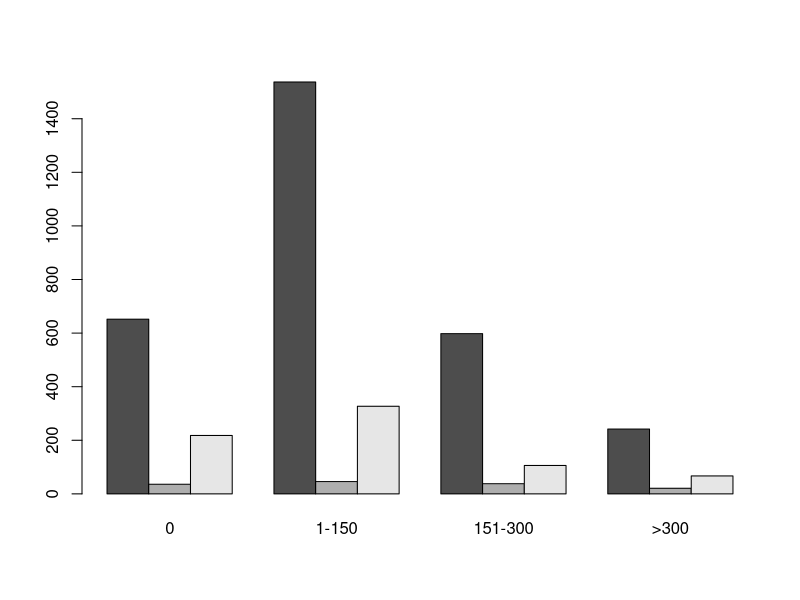
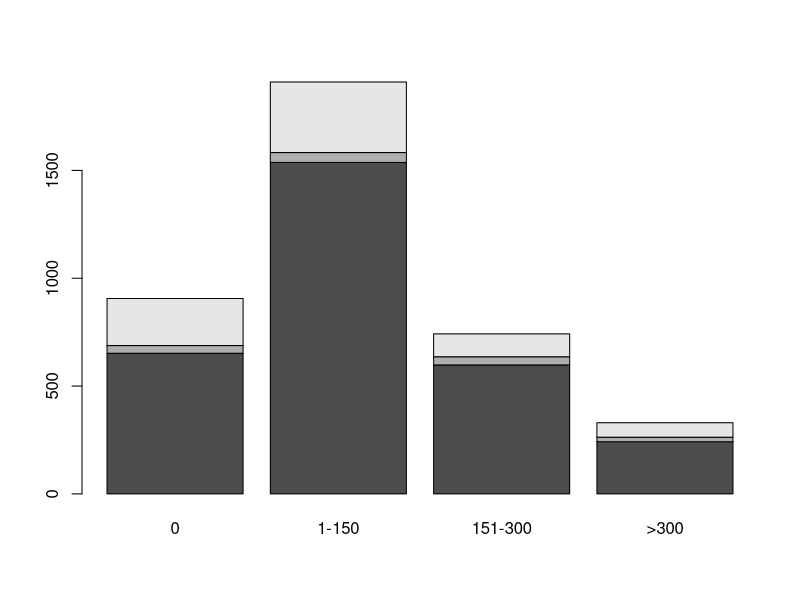
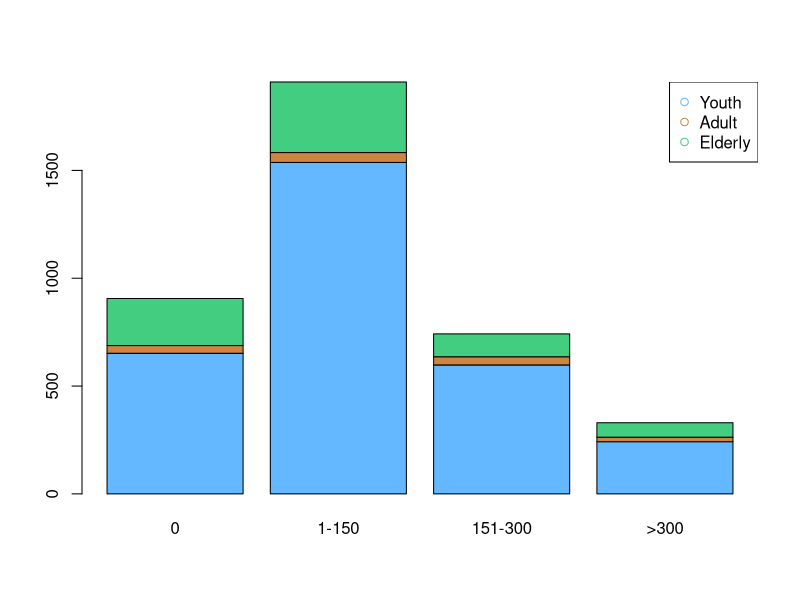
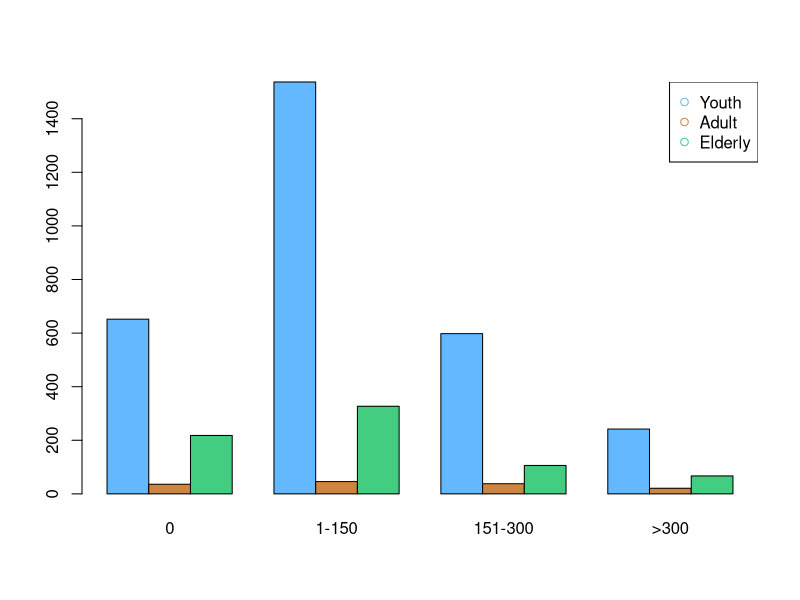
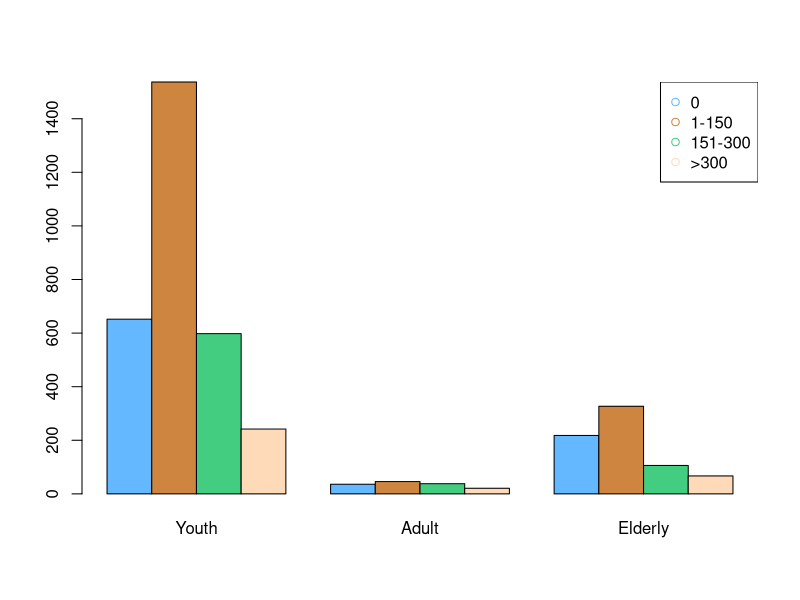

Source code (R) for these figures, in order:
# Bar Plots 

# Note: If you have problems with accentuation, check this link:
# https://support.rstudio.com/hc/en-us/articles/200532197-Character-Encoding

# Setting up the working directory
# Enclose the working directory you are using on your computer in quotes
# Do not use directories with spaces in the name
setwd("/home/bia/Code/GITHUB_DSA/DSA_Data-Science-Course/1.BigData_RAzure/Ch4")
getwd()

?barplot

# Preparing the data - number of marriages in a church in SP
dataset <- matrix(c(652,1537,598,242,36,46,38,21,218,327,106,67), nrow = 3, byrow = T)
dataset

# Naming Rows and Columns in the Matrix
colnames(dataset) <- c("0","1-150","151-300",">300")
rownames(dataset) <- c("Youth", "Adult", "Elderly")
dataset

# Building the Barplot
barplot(dataset, beside = T) # Beside True we have a bar to each line in each column
barplot(dataset) # Without beside we have a Stacked bar, where each bar has more than one information

# Building the plot - Stacked Bar Plot
# The 3 age groups are represented in the same column for the different quantities
barplot(dataset, col = c("steelblue1", "tan3", "seagreen3"))

# Create a legend for the previous graphic
colors()
?legend
legend("topright", pch = 1, col = c("steelblue1", "tan3", "seagreen3"), legend = c("Youth", "Adult", "Elderly"))

# Now we have a column for each age group, but in the same quantity range
barplot(dataset, beside = T, col = c("steelblue1", "tan3", "seagreen3"))
legend("topright", pch = 1, col = c("steelblue1", "tan3", "seagreen3"), legend = c("Youth", "Adult", "Elderly"))

# With the Transpose of the matrix, we invert the positions between age range and quantity range
t(dataset)
barplot(t(dataset), beside = T, col = c("steelblue1", "tan3", "seagreen3", "peachpuff1"))
legend("topright", pch = 1, col = c("steelblue1", "tan3", "seagreen3", "peachpuff1"), legend = c("0","1-150","151-300",">300"))



